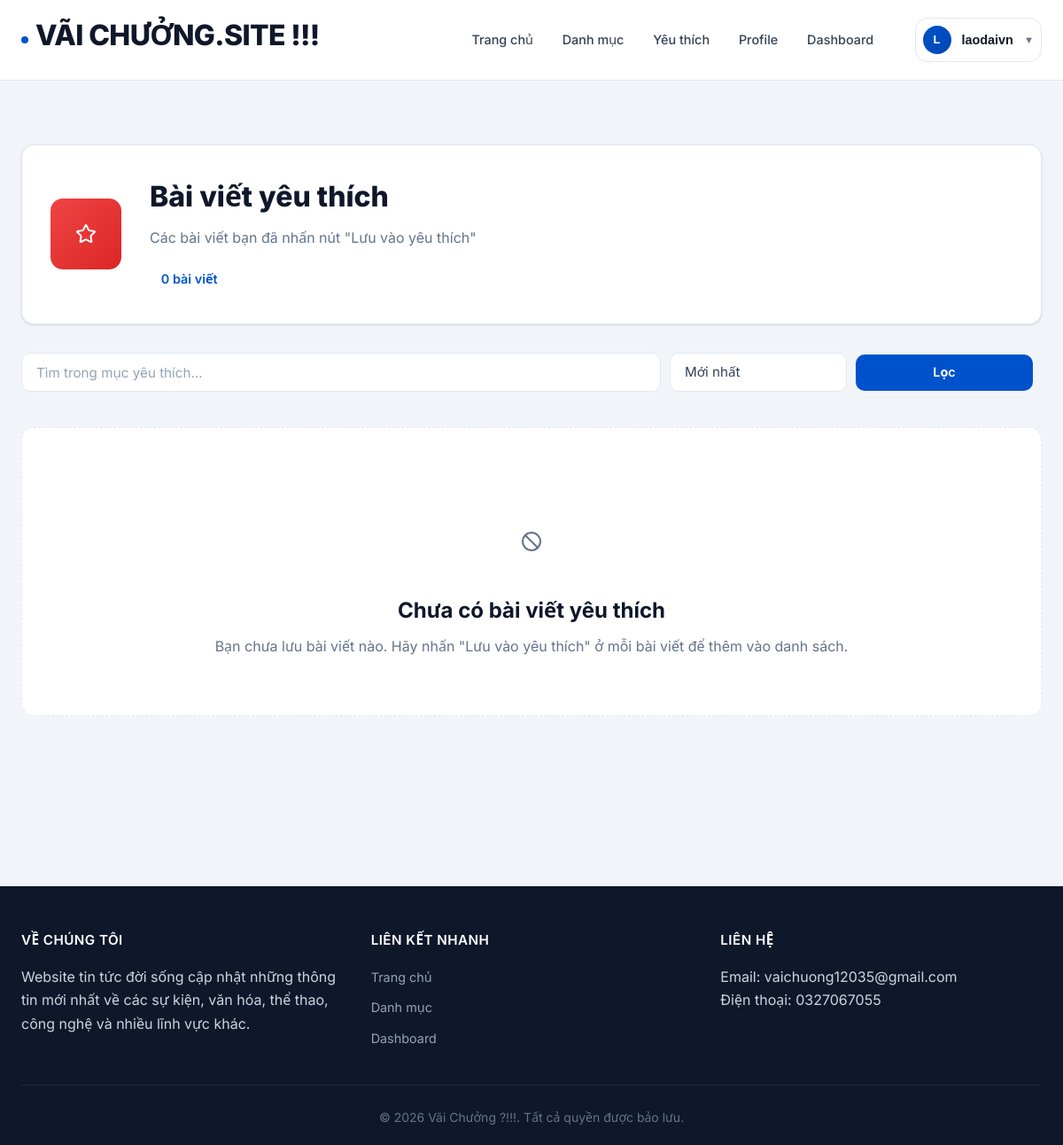
Page /me/favorites (signed in) on the earlier database version.
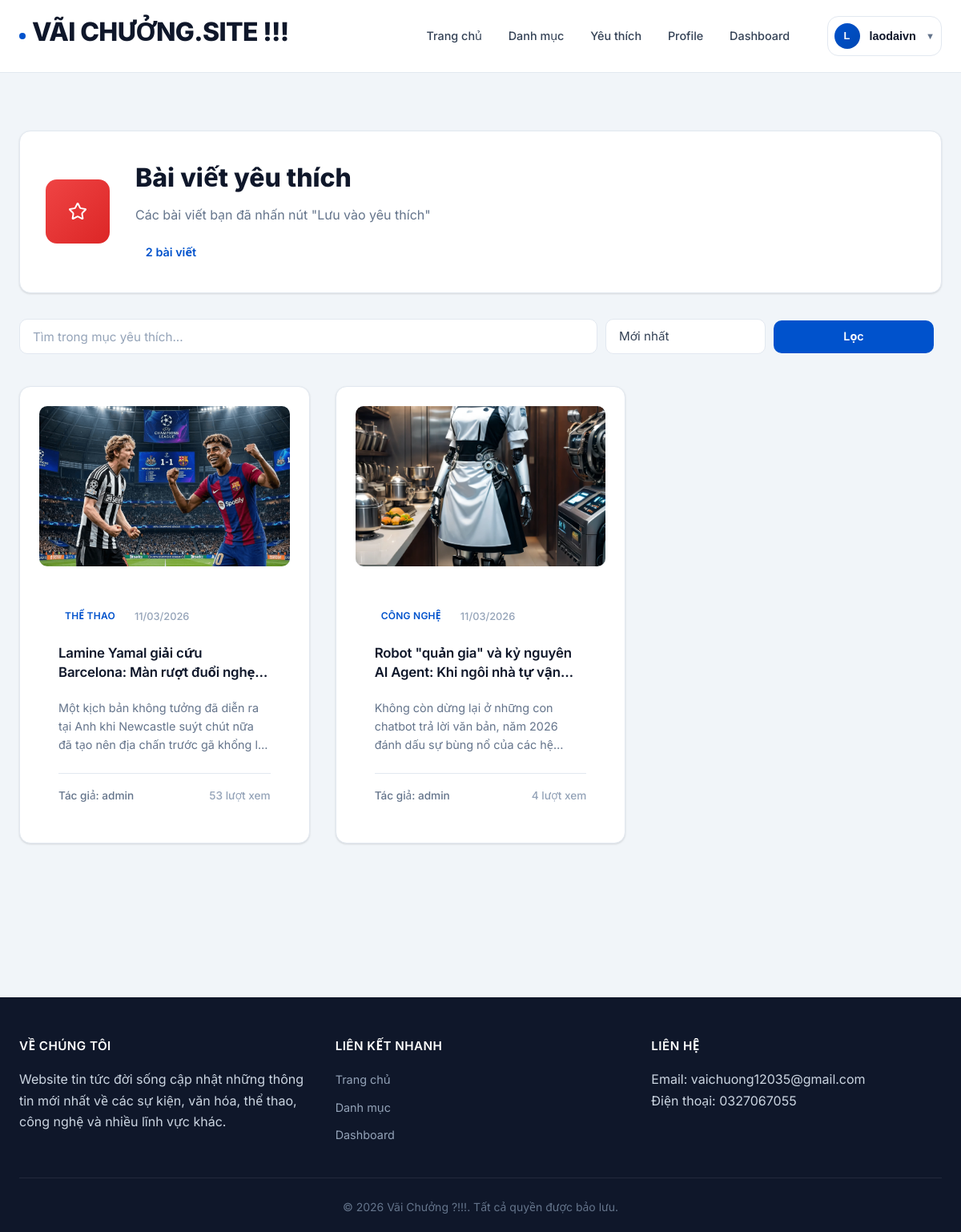
Same page on the later database version.
### newsapp/models.py (models this page shows, shortened)
class Article(db.Model):
    __tablename__ = "articles"
    id = db.Column(db.Integer, primary_key=True)
    title = db.Column(db.String(200), nullable=False, index=True)
    content = db.Column(db.Text, nullable=False)
    excerpt = db.Column(db.String(500))
    image_ref = db.Column(db.String(500))
    status = db.Column(db.String(20), nullable=False, default=ArticleStatus.DRAFT, index=True)
    review_note = db.Column(db.String(500))
    created_at = db.Column(db.DateTime, default=datetime.utcnow, nullable=False, index=True)
    updated_at = db.Column(db.DateTime, default=datetime.utcnow, onupdate=datetime.utcnow, nullable=False)
    published_at = db.Column(db.DateTime)
    views = db.Column(db.Integer, default=0, nullable=False)
    audio_ref = db.Column(db.String(500))  # static-relative path to generated audio
    audio_duration = db.Column(db.Integer)  # seconds, optional
    summary_text = db.Column(db.Text)
    user_id = db.Column(db.Integer, db.ForeignKey("users.id"), nullable=False, index=True)
    category_id = db.Column(db.Integer, db.ForeignKey("categories.id"), nullable=False, index=True)
    author = db.relationship("User", back_populates="articles")
    category = db.relationship("Category", back_populates="articles")
    comments = db.relationship(
        "Comment", back_populates="article", lazy=True, order_by="Comment.created_at.desc()"
    )
    favorites = db.relationship("Favorite", back_populates="article", lazy=True)

class Category(db.Model):
    __tablename__ = "categories"
    id = db.Column(db.Integer, primary_key=True)
    name = db.Column(db.String(100), unique=True, nullable=False, index=True)
    description = db.Column(db.Text)
    active = db.Column(db.Boolean, nullable=False, default=True, index=True)
    created_at = db.Column(db.DateTime, default=datetime.utcnow, nullable=False)
    articles = db.relationship("Article", back_populates="category", lazy=True)

class User(db.Model):
    __tablename__ = "users"
    id = db.Column(db.Integer, primary_key=True)
    username = db.Column(db.String(80), unique=True, nullable=False, index=True)
    email = db.Column(db.String(120), unique=True, nullable=False, index=True)
    password_hash = db.Column(db.String(255), nullable=False)
    role = db.Column(db.String(20), nullable=False, default=UserRole.USER, index=True)
    active = db.Column(db.Boolean, nullable=False, default=True, index=True)
    created_at = db.Column(db.DateTime, default=datetime.utcnow, nullable=False)
    articles = db.relationship("Article", back_populates="author", lazy=True)
    comments = db.relationship("Comment", back_populates="author", lazy=True)
    favorites = db.relationship("Favorite", back_populates="user", lazy=True)

### newsapp/controllers/main_controller.py (the view)
@bp.route("/me/favorites")
@login_required
def my_favorites():
    user = get_current_user()
    assert user is not None
    q = (request.args.get("q") or "").strip()
    sort = request.args.get("sort") or "newest"
    fav_query = (
        Article.query.join(Favorite, Favorite.article_id == Article.id)
        .filter(Favorite.user_id == user.id, Article.status == ArticleStatus.PUBLISHED)
    )
    if q:
        like = f"%{q}%"
        fav_query = fav_query.filter(
            or_(Article.title.ilike(like), Article.excerpt.ilike(like), Article.content.ilike(like))
        )
    if sort == "views":
        fav_query = fav_query.order_by(Article.views.desc(), Article.created_at.desc())
    elif sort == "oldest":
        fav_query = fav_query.order_by(Article.created_at.asc())
    else:
        fav_query = fav_query.order_by(Article.created_at.desc())
    articles = fav_query.all()
    return render_template("main/favorites.html", articles=articles, q=q, sort=sort)

### newsapp/utils/auth.py (called while the page is built)
def get_current_user() -> User | None:
    if hasattr(g, "current_user"):
        return cast(User | None, g.current_user)
    user_id = session.get("user_id")
    if not user_id:
        g.current_user = None
        return None
    user = db.session.get(User, int(user_id))
    g.current_user = user
    return user

def login_required(fn: F) -> F:
    @wraps(fn)
    def wrapper(*args, **kwargs):
        user = get_current_user()
        if not user:
            flash("Vui lòng đăng nhập để truy cập!", "error")
            return redirect(url_for("auth.login"))
        if not user.active:
            session.clear()
            flash("Tài khoản đang bị khóa / không hoạt động.", "error")
            return redirect(url_for("auth.login"))
        return fn(*args, **kwargs)
    return cast(F, wrapper)

### newsapp/templates/main/favorites.html (shortened to what this page needs)
{% extends "base.html" %}
{% block content %}
<div class="favorites-page">
    <div class="container">
        <div class="favorites-header">
            <div class="favorites-icon-large">
            </div>
            <div class="favorites-info">
                <h1>Bài viết yêu thích</h1>
                <p class="favorites-description">Các bài viết bạn đã nhấn nút "Lưu vào yêu thích"</p>
                <div class="favorites-stats">
                    <span class="articles-count">{{ articles|length }} bài viết</span>
                </div>
            </div>
        </div>
        <section class="search-section">
            <form method="GET" action="{{ url_for('main.my_favorites') }}" class="search-form">
                <input type="text" name="q" placeholder="Tìm trong mục yêu thích..." value="{{ q or '' }}">
                <select name="sort">
                    <option value="newest" {% if sort=='newest' %}selected{% endif %}>Mới nhất</option>
                </select>
                <button type="submit" class="btn btn-primary">Lọc</button>
            </form>
        </section>
        <section class="articles-section">
            {% if articles %}
            <div class="articles-grid">
                {% for article in articles %}
                <article class="article-card">
                    {% set img = (article.image_ref|image_src) %}
                    {% if img %}
                    <div class="article-image">
                        <img src="{{ img }}" alt="{{ article.title }}">
                    </div>
                    {% endif %}
                    <div class="article-content">
                        <div class="article-meta">
                            <span class="category-badge">{{ article.category.name }}</span>
                            <span class="date">{{ article.created_at.strftime('%d/%m/%Y') }}</span>
                        </div>
                        <h3 class="article-title">
                            <a href="{{ url_for('main.article_detail', article_id=article.id) }}">{{ article.title }}</a>
                        </h3>
                        {% if article.excerpt %}
                        <p class="article-excerpt">{{ article.excerpt }}</p>
                        {% endif %}
                        <div class="article-footer">
                            <span class="author">Tác giả: {{ article.author.username }}</span>
                            <span class="views">{{ article.views }} lượt xem</span>
                        </div>
                    </div>
                </article>
                {% endfor %}
            </div>
            {% else %}
            <div class="no-articles">
                <div class="no-articles-icon">
                    <svg xmlns="http://www.w3.org/2000/svg" width="24" height="24" viewBox="0 0 24 24" fill="none" stroke="currentColor" stroke-width="2" stroke-linecap="round" stroke-linejoin="round" class="lucide lucide-ban-icon lucide-ban"><circle cx="12" cy="12" r="10"/><path d="M4.929 4.929 19.07 19.071"/></svg>
                </div>
                <h3>Chưa có bài viết yêu thích</h3>
                <p>Bạn chưa lưu bài viết nào. Hãy nhấn "Lưu vào yêu thích" ở mỗi bài viết để thêm vào danh sách.</p>
            </div>
            {% endif %}
        </section>
    </div>
</div>
{% endblock %}

Differences in the rows shown:
now on this page (row edited): Article: shows a picture, category.name "THỂ THAO", created_at "11/03/2026", title "Lamine Yamal giải cứu Barcelona: Màn rượt đuổi…", excerpt "Một kịch bản không tưởng đã diễn ra tại Anh khi Newcastle suýt chút nữa đã tạo nên địa chấn trước gã khổng…", author.username "admin", views "53"
now on this page (row edited): Article: shows a picture, category.name "CÔNG NGHỆ", created_at "11/03/2026", title "Robot \"quản gia\" và kỷ nguyên AI Agent: Khi ngôi nhà tự…", excerpt "Không còn dừng lại ở những con chatbot trả lời văn bản, năm 2026 đánh dấu sự bùng nổ của các…", author.username "admin", views "4"
Other differences:
{{ articles|length }}: "0" → "2"
text no longer shown: "Chưa có bài viết yêu thích Bạn chưa lưu bài viết nào. Hãy nhấn \"Lưu vào yêu thích\" ở mỗi bài viết để thêm vào danh sách."
